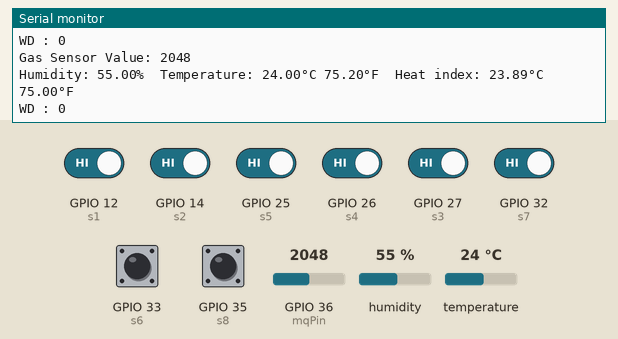
This sketch was run on a simulated ESP32. Parts: the last lines printed to the serial monitor. Inputs (shaded band) come from the test bench; at power-on: GPIO 12 (s1), GPIO 14 (s2), GPIO 25 (s5), GPIO 26 (s4), GPIO 27 (s3), GPIO 32 (s7), GPIO 33 (s6), GPIO 35 (s8) HIGH, GPIO 36 (mqPin) = 2048, humidity 55 %, temperature 24 °C. WiFi joins after 1.5 s; servers stay silent unless stated; no MQTT or app messages arrive unless stated.

Above: at 2.7 s.
2.8 s: GPIO 12 (s1) driven LOW
6.1 s: GPIO 14 (s2) driven LOW
At 7.5 s:
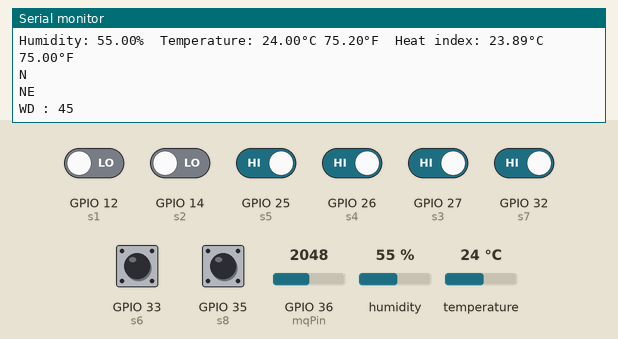
9.1 s: GPIO 25 (s5) driven LOW
At 10.5 s:
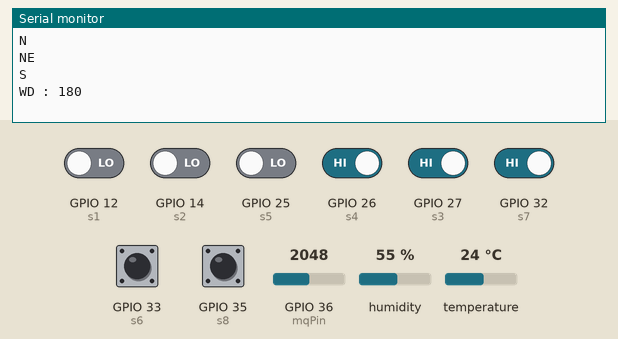
12.2 s: GPIO 26 (s4) driven LOW
15.2 s: GPIO 27 (s3) driven LOW
18.3 s: GPIO 32 (s7) driven LOW
At 19.7 s:
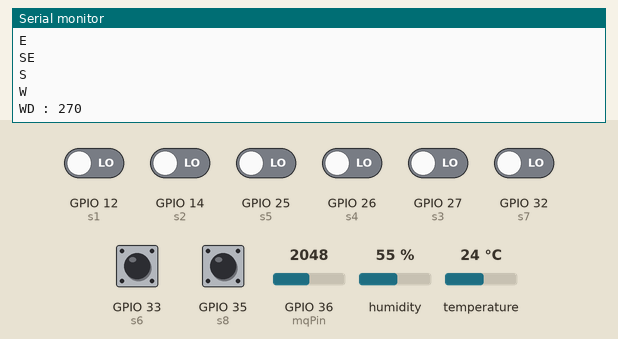
Timing chart, 0 to 21.3 s (numbered marks = the images above; inputs shaded):
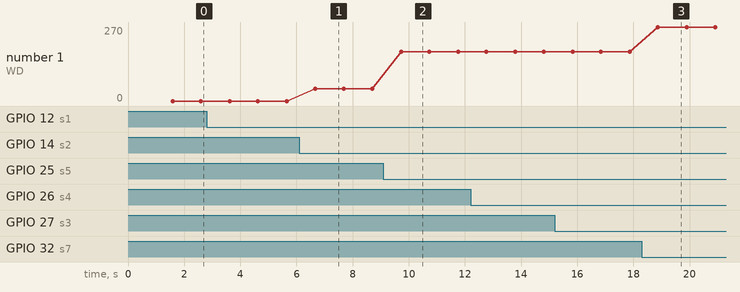

The sketch:

sketch_sep8a.ino
```cpp
#include <WiFi.h>
#include <PubSubClient.h>
#include <HTTPClient.h>
#include <ArduinoJson.h>
#include <NTPClient.h>
#include <WiFiUdp.h>
#include "DHT.h"
#include <HardwareSerial.h>


#define DHTPIN 15  //
#define DHTTYPE DHT11
DHT dht(DHTPIN, DHTTYPE);
int mqPin = A0;
int s1 = 12; //N   12  D12
int s2 = 14; //NE  14  D14
int s3 = 27; //E   27  D27
int s4 = 26; //SE  26  D26
int s5 = 25; //S   25  D25
int s6 = 33; //SW  33  D33
int s7 = 32; //W   32  D32
int s8 = 35; //NW  35  D35
int val1;
int val2;
int val3;
int val4;
int val5;
int val6;
int val7;
int val8;

 int wd;
// Replace with your network credentials
//const char* ssid = "watpum";
//const char* password = "vcsvcs596";

const char* ssid = "robotlab_2.4G";
const char* password = "vcs112344";
//const char* ssid = "M";
//const char* password = "88888888";

// MQTT Broker details
//const char* mqtt_server = "your_MQTT_Broker_IP"; // e.g., 192.168.1.100
//const int mqtt_port = 1883; // Default port for MQTT

const char* mqtt_server = "iot.varee.ac.th";  // Use your private broker IP
const char* mqtt_user = "root";               // MQTT username
const char* mqtt_password = "Varee123";

WiFiClient espClient;
PubSubClient client(espClient);

// Function to connect to WiFi
void setup_wifi() {
  delay(10);
  Serial.println();
  Serial.print("Connecting to ");
  Serial.println(ssid);

  WiFi.begin(ssid, password);

  while (WiFi.status() != WL_CONNECTED) {
    delay(500);
    Serial.print(".");
  }

  Serial.println("");
  Serial.println("WiFi connected");
  Serial.println("IP address: ");
  Serial.println(WiFi.localIP());
}

// Function to connect to the MQTT broker
void reconnect() {
  // Loop until we're reconnected
  while (!client.connected()) {
    Serial.print("Attempting MQTT connection...");
    // Attempt to connect
    if (client.connect("ESP32Client", mqtt_user, mqtt_password)) {
      Serial.println("connected");
      // Once connected, you can publish or subscribe to topics
    } else {
      Serial.print("failed, rc=");
      Serial.print(client.state());
      Serial.println(" try again in 5 seconds");
      // Wait 5 seconds before retrying
      delay(5000);
    }
  }
}

void setup() {
  Serial.begin(115200);  // Initialize serial communication
  pinMode(s1, INPUT);
  pinMode(s2, INPUT);
  pinMode(s3, INPUT);
  pinMode(s4, INPUT);
  pinMode(s5, INPUT);
  pinMode(s6, INPUT);
  pinMode(s7, INPUT);
  pinMode(s8, INPUT);
  setup_wifi();                         // Connect to WiFi
  client.setServer(mqtt_server, 1883);  // Set the MQTT broker
  dht.begin();
}


void loop() {
  wd == 0;
  if (!client.connected()) {
    reconnect();  // Ensure we are connected to the broker
  }
  client.loop();

  // Read gas sensor value
  int sensorValue = analogRead(mqPin);

  // Read humidity and temperature from DHT11 sensor
  float h = dht.readHumidity();
  float t = dht.readTemperature();      // Celsius
  float f = dht.readTemperature(true);  // Fahrenheit

  // Check if any reads failed
  if (isnan(h) || isnan(t) || isnan(f)) {
    Serial.println("Failed to read from DHT sensor!");
    return;
  }

  // Compute heat index
  float hif = dht.computeHeatIndex(f, h);
  float hic = dht.computeHeatIndex(t, h, false);

  // Print sensor data to Serial Monitor
  Serial.print("Gas Sensor Value: ");
  Serial.println(sensorValue);
  Serial.print("Humidity: ");
  Serial.print(h);
  Serial.print("%  Temperature: ");
  Serial.print(t);
  Serial.print("°C ");
  Serial.print(f);
  Serial.print("°F  Heat index: ");
  Serial.print(hic);
  Serial.print("°C ");
  Serial.print(hif);
  Serial.println("°F");

  val1 = digitalRead(s1);
  val2 = digitalRead(s2);
  val3 = digitalRead(s3);
  val4 = digitalRead(s4);
  val5 = digitalRead(s5);
  val6 = digitalRead(s6);
  val7 = digitalRead(s7);
  val8 = digitalRead(s8);
  if (val1 == 0) {
    //wd["N"];
    wd = 0;
    Serial.println("N");
  }
  if (val2 == 0) {
    //wd["NE"];
    wd = 45;
    Serial.println("NE");
  }
  if (val3 == 0) {
    //wd["E"];
    wd = 90;
    Serial.println("E");
  }
  if (val4 == 0) {
    //wd["SE"];
    wd = 135;
    Serial.println("SE");
  }
  if (val5 == 0) {
    //wd["S"];
    wd = 180;
    Serial.println("S");
  }
  if (val6 == 0) {
    //wd["SW"];
    wd = 225;
    Serial.println("SW");
  }
  if (val7 == 0) {
    //wd["W"];
    wd = 270;
    Serial.println("W");
  }
  if (val8 == 0) {
    //wd["NW"];
    wd = 315;
    Serial.println("NW");
  }

Serial.print("WD : ");
Serial.println(wd);

  // Prepare JSON payload to send over MQTT
  String payload;
  StaticJsonDocument<200> jsonDoc;
  jsonDoc["Temp"] = t;
  jsonDoc["HUMI"] = h;
  jsonDoc["CO2"] = sensorValue;
  jsonDoc["Wind_speed"] = "0";      /////// ลม
  jsonDoc["Wind_direction"] = wd;  //////// ลม

  serializeJson(jsonDoc, payload);

  // Publish the sensor data to Node-RED on the topic "sensor/data"
  client.publish("sensor/data", payload.c_str());

  delay(1000);  // Wait for 1 second before next reading
}
```

Measured:
- after the input at 6.1 s, the serial monitor: prints a new line after 0.56 s (image 1)
- after the input at 9.1 s, the serial monitor: prints a new line after 0.63 s (image 2)
- after the input at 18.3 s, the serial monitor: prints a new line after 0.58 s (image 3)
- plotted number 1: 0 → 45 after the input at 6.1 s, 45 → 180 after the input at 9.1 s, 180 → 270 after the input at 18.3 s
